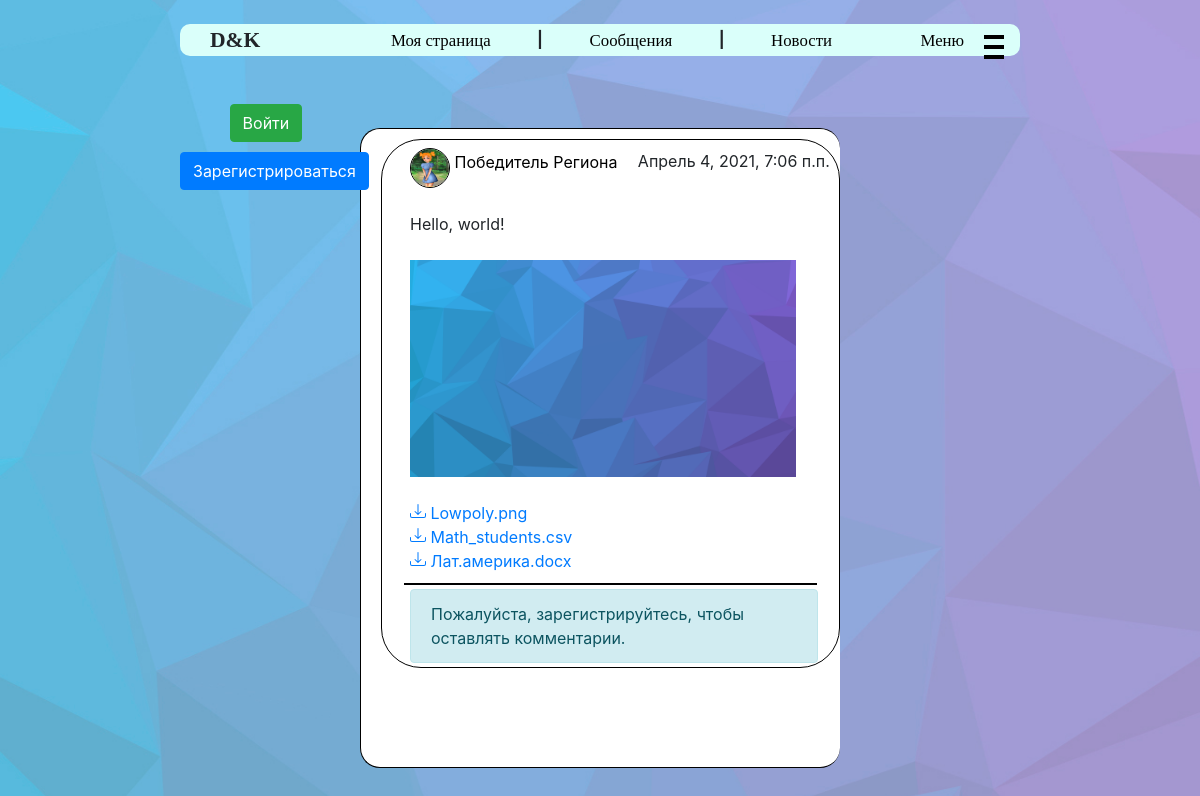
/show_post/2, run on an earlier commit of the app's database.
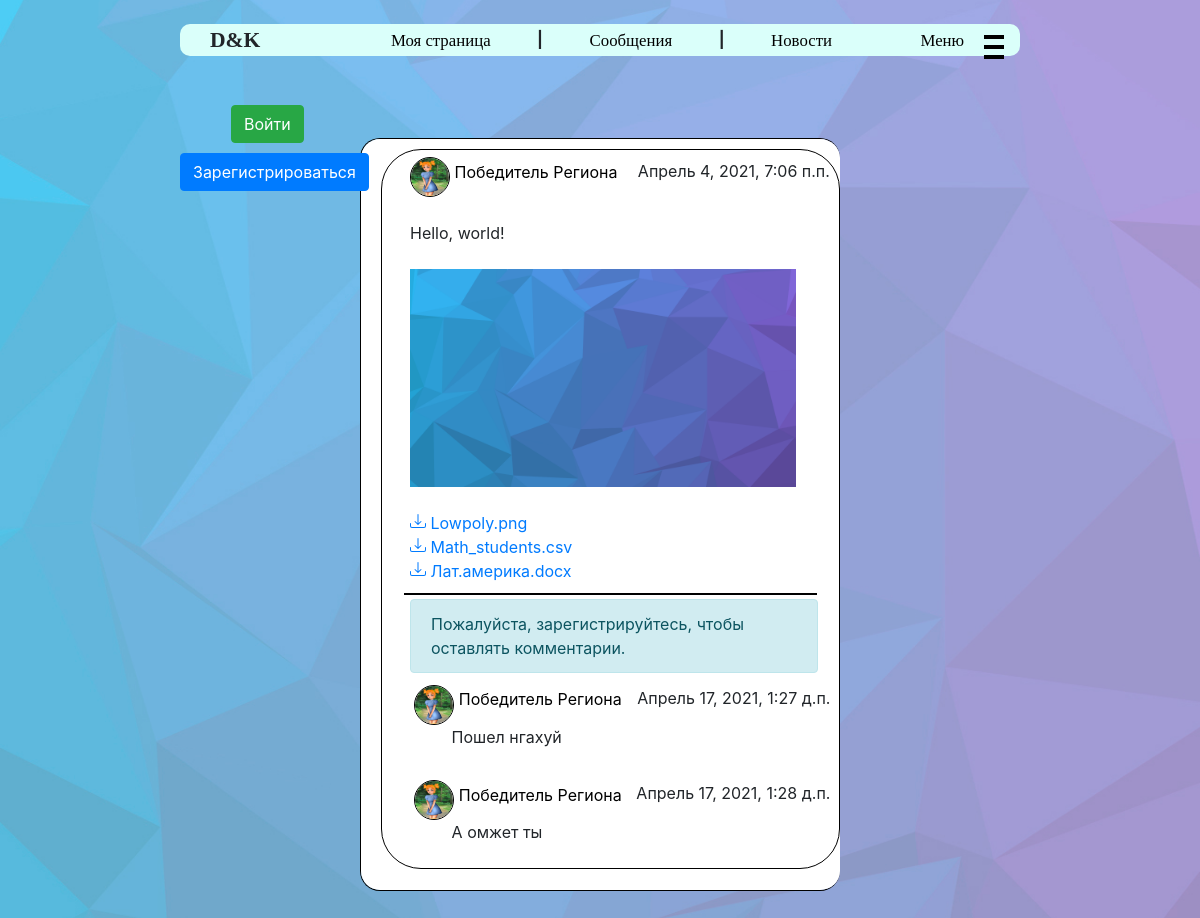
And on a later commit of the database.
### user_manager/models.py (models this page shows, shortened)
class NewsFile(models.Model):
    news = models.ForeignKey(News, on_delete=models.CASCADE, related_name='files')
    file = models.FileField(null=True, blank=True, upload_to=news_files_directory)
    class Meta:
        verbose_name = "Файл"
        verbose_name_plural = "Файлы"

class Commentary(models.Model):
    user = models.ForeignKey(User, on_delete=models.CASCADE, related_name='comment')
    post = models.ForeignKey(Posts, on_delete=models.CASCADE, related_name='comment')
    text = models.TextField(max_length=1000, null=False, blank=False, default="")
    create_date = models.DateTimeField(verbose_name='дата создания', default=datetime.datetime.now)
    class Meta:
        verbose_name = "Комментарий"
        verbose_name_plural = "Коммментарии"

class Profile(models.Model):
    user = models.OneToOneField(User, on_delete=models.CASCADE, related_name='profile')
    name = models.CharField(max_length=50, verbose_name="Имя", null=True, blank=False)
    surname = models.CharField(max_length=75, verbose_name="Фамилия", null=True, blank=False)
    bio = models.TextField(max_length=500, verbose_name="Описание", default="", null=True,
                           blank=False)
    avatar = models.ImageField(verbose_name="Фото", null=True, upload_to=avatars_directory)
    status = models.CharField(max_length=75, default="", verbose_name="Статус", null=True,
                              blank=False)
    birth_date = models.DateField(verbose_name='Дата рождения', null=True, blank=False)
    class Meta:
        ordering = ['name', 'surname', 'birth_date']
        verbose_name = "Профлиль пользователя"
        verbose_name_plural = "Профили пользователей"

### user_manager/views.py (the view)
# urls.py: path('show_post/<int:post_id>', views.show_post),
def show_post(request, post_id):
    post = Posts.objects.filter(pk=post_id).first()
    if post.news is None:
        post = [(post.reposts, 0)]
    else:
        post = [(post.news, 1)]
    images, width, comments = get_news_data(post)
    return render(request, 'one_post.html',
                  {'news': post[0][0],
                   'images': images[0],
                   'width': width[0],
                   'comments': comments[0],
                   'tp': isinstance(post[0][0], News),
                   'title': 'Новость'})

### user_manager/templatetags/file_name.py (called while the page is built)
@register.filter
def file_name(url):
    return unquote(url.split('/')[-1]).lower().capitalize()

### user_manager/views.py (called while the page is built, shortened)
def get_news_data(all_news):
    images = []
    width = []
    comments = []
    for i, (news, tp) in enumerate(all_news):
        to_add = []
        for file in news.files.all():
            url = file.file.url
            if url.rsplit('.', 1)[-1] in {'png', 'jpg', 'jpeg'}:
                to_add.append(file)
        images.append(to_add)
        if tp == 1:
            comments.append(news.post.comment.all())
        else:
            comments.append(reposted.post.comment.all())
        if to_add:
            width.append(100 // min(len(to_add), 3))
        else:
            width.append(-1)
    return images, width, comments

### user_manager/templates/one_post.html (shortened to what this page needs)
{% extends "main.html" %}
{% block content %}
    {% load static %}
    <link href="{% static 'css/one_post.css' %}" rel="stylesheet">
    {% load index %}
    {% load file_name %}
    <div class="news {{ news.post.id }}">
        <a href="/homepage/{{ news.user.id }}" class="author_url">
            <img src="{{ news.user.profile.avatar.url }}" alt="Аватарка"
                 class="news_avatar">
            <span class="creator_name">{{ news.user.profile.name }} {{ news.user.profile.surname }}</span>
        </a>
        <span class="created_date">{{ news.create_date }}</span>
        <br>
        <br>
        <div class="news_content">
            {{ news.text_content }}<br><br>
            <div class="images">
                {% for image in images %}
                    <img class="attach" src="{{ image.file.url }}"
                         alt="Прикрепленное изображение"
                         style="width: {{ width }}%">
                {% endfor %}
            </div>
            <br>
            <div class="all-files">
                {% for file in news.files.all %}
                    <a href="{{ file.file.url }}">
                        {{ file.file.url|file_name }}</a>
                    <br>
                {% endfor %}
            </div>
        </div>
        <hr class="line">
        <div class="comments">
            {% if user.is_authenticated %}
                <div class="comments-creation input-group mb-3">
                            <textarea class="form-control comment-input {{ news.post.id }}"
                                      placeholder="Текст комментария"
                                      aria-label="Текст комментария"
                                      aria-describedby="button-addon2"></textarea>
                    <div class="input-group-append">
                        <button type="button"
                                class="btn btn-outline-secondary send-comment {{ news.post.id }}">
                            <svg xmlns="http://www.w3.org/2000/svg" width="20" height="20 "
                                 fill="currentColor" class="bi bi-cursor"
                                 viewBox="0 0 16 16">
                                <path d="M14.082 2.182a.5.5 0 0 1 .103.557L8.528 15.467a.5.5 0 0 1-.917-.007L5.57 10.694.803 8.652a.5.5 0 0 1-.006-.916l12.728-5.657a.5.5 0 0 1 .556.103zM2.25 8.184l3.897 1.67a.5.5 0 0 1 .262.263l1.67 3.897L12.743 3.52 2.25 8.184z"/>
                            </svg>
                        </button>
                    </div>
                </div>
            {% else %}
                <div class="alert alert-info comments-creation-denied">Пожалуйста,
                    зарегистрируйтесь, чтобы оставлять
                    комментарии.
                </div>
            {% endif %}
            {% for comment in comments %}
                <a href="/homepage/{{ comment.user.id }}" class="author_url">
                    <img src="{{ comment.user.profile.avatar.url }}" alt="Аватарка"
                         class="news_avatar comment-avatar">
                    <span class="creator_name">{{ comment.user.profile.name }} {{ comment.user.profile.surname }}</span>
                </a>
                <span class="created_date">{{ comment.create_date }}</span>
                <br>
                <div class="comment-text">
                    {{ comment.text }}
                </div>
                <br>
            {% endfor %}
        </div>
    </div>
    <br><br>
{% endblock %}

What changed in the data, as far as the page shows it:
added Commentary: user.profile.avatar (placeholder picture), user.profile.name "Победитель", user.profile.surname "Региона", create_date "Апрель 17, 2021, 1:27 д.п.", text "Пошел нгахуй"
added Commentary: user.profile.avatar (placeholder picture), user.profile.name "Победитель", user.profile.surname "Региона", create_date "Апрель 17, 2021, 1:28 д.п.", text "А омжет ты"
